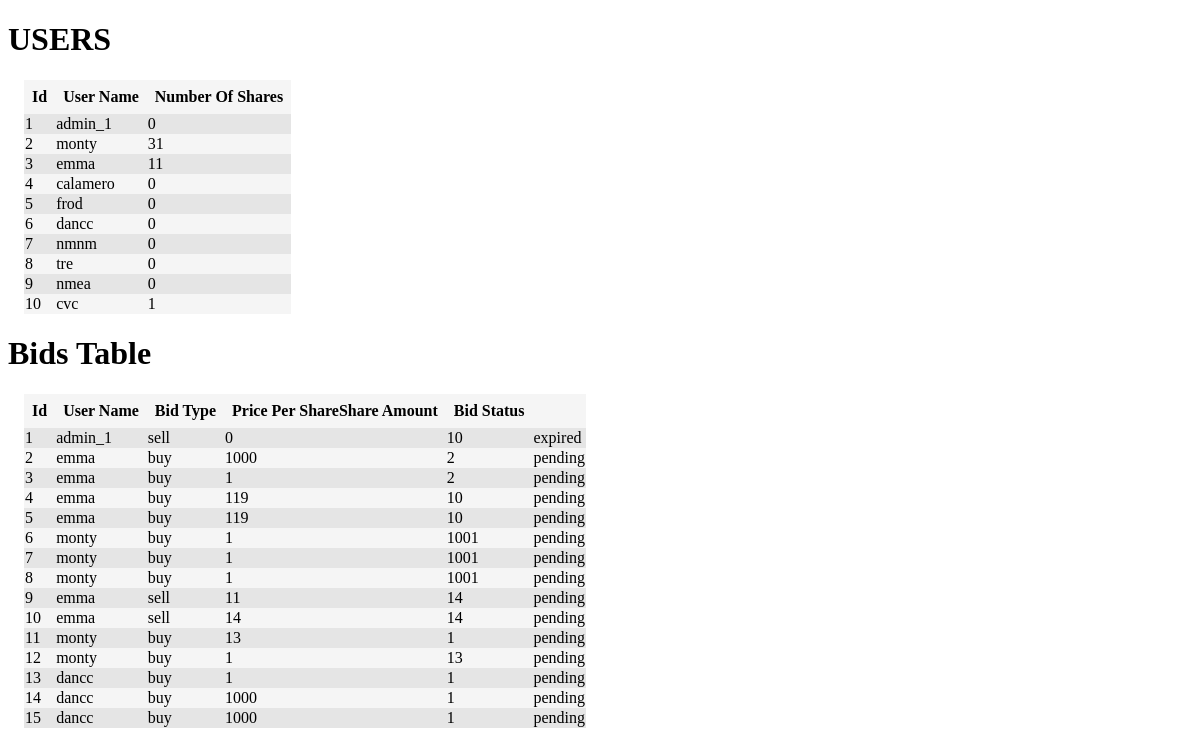
/table, run on an earlier commit of the app's database.
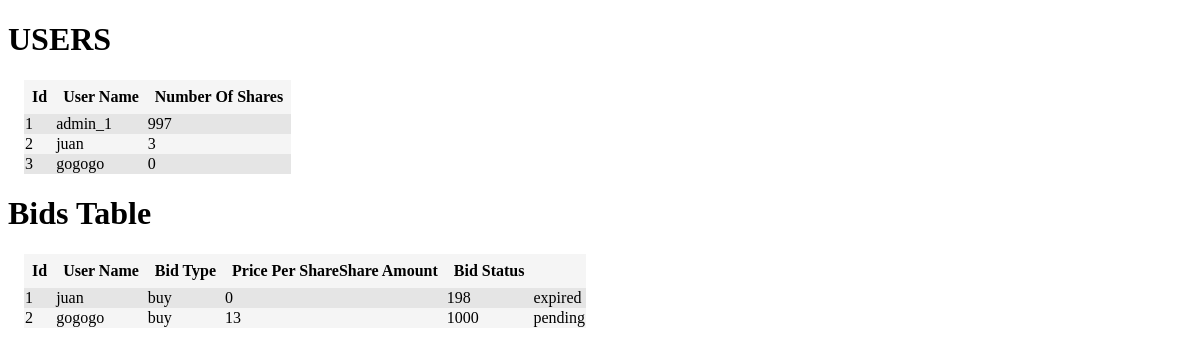
And on a later commit of the database.
### app.py (models this page shows, shortened)
class Users(db.Model):
    id = db.Column(db.Integer, primary_key=True)
    user_name = db.Column(db.String(80), unique=True, nullable=False)
    number_of_shares = db.Column(db.Integer())

class TradeBids(db.Model):
    id = db.Column(db.Integer, primary_key=True)
    bid_type = db.Column(db.String(80), nullable=False)
    price_per_share = db.Column(db.Integer())
    share_amount = db.Column(db.Integer())
    trader_name = db.Column(db.String(80), nullable=False)
    bid_status = db.Column(db.String(80), nullable=False)

### app.py (the view)
@app.route('/table')
def table():
    headings = ('Id', 'User Name', 'Bid Type', 'Price Per Share' 'Share Amount', 'Bid Status')
    data = TradeBids.query.all()
    users_headings = ('Id', 'User Name', 'Number Of Shares')
    users_data = Users.query.all()
    return render_template('table.html', headings=headings, data=data, users_headings=users_headings,
                           users_data=users_data)

### templates/table.html (shortened to what this page needs)
<!DOCTYPE html>
<html lang="en">
<head>
    <link rel="stylesheet" href="/static/styles.css"/>
</head>
<body>
<h1>USERS</h1>
<table class="table">
    <tr class="table__header">
        {% for header in users_headings %}
            <th class="table__cell">{{ header }}</th>
        {% endfor %}
    </tr>
    {% for row in users_data %}
        <tr class="table__row">
            <td class="table_cell">{{ row.id }}</td>
            <td class="table_cell">{{ row.user_name }}</td>
            <td class="table_cell">{{ row.number_of_shares }}</td>
        </tr>
    {% endfor %}
</table>
<h1>Bids Table</h1>
<table class="table">
    <tr class="table__header">
        {% for header in headings %}
            <th class="table__cell">{{ header }}</th>
        {% endfor %}
    </tr>
    {% for row in data %}
        <tr class="table__row">
            <td class="table_cell">{{ row.id }}</td>
            <td class="table_cell">{{ row.trader_name }}</td>
            <td class="table_cell">{{ row.bid_type }}</td>
            <td class="table_cell">{{ row.share_amount }}</td>
            <td class="table_cell">{{ row.price_per_share }}</td>
            <td class="table_cell">{{ row.bid_status }}</td>
        </tr>
    {% endfor %}
</table>
</body>
</html>

### static/styles.css (style rules this page uses)
.table { border-spacing: 0; margin: 1rem; background-color: #f5f5f5; }
.table__row:nth-child(even) { background-color: #e5e5e5; }
.table__header { text-align: left; }
.table__cell { text-align: center; padding: 8px; }

What changed in the data, as far as the page shows it:
removed Users: id "4", user_name "calamero", number_of_shares "0"
removed Users: id "5", user_name "frod", number_of_shares "0"
removed Users: id "6", user_name "dancc", number_of_shares "0"
removed Users: id "7", user_name "nmnm", number_of_shares "0"
removed Users: id "8", user_name "tre", number_of_shares "0"
removed Users: id "9", user_name "nmea", number_of_shares "0"
removed Users: id "10", user_name "cvc", number_of_shares "1"
removed TradeBids: id "3", trader_name "emma", bid_type "buy", share_amount "1", price_per_share "2", bid_status "pending"
removed TradeBids: id "4", trader_name "emma", bid_type "buy", share_amount "119", price_per_share "10", bid_status "pending"
removed TradeBids: id "5", trader_name "emma", bid_type "buy", share_amount "119", price_per_share "10", bid_status "pending"
removed TradeBids: id "6", trader_name "monty", bid_type "buy", share_amount "1", price_per_share "1001", bid_status "pending"
removed TradeBids: id "7", trader_name "monty", bid_type "buy", share_amount "1", price_per_share "1001", bid_status "pending"
removed TradeBids: id "8", trader_name "monty", bid_type "buy", share_amount "1", price_per_share "1001", bid_status "pending"
removed TradeBids: id "9", trader_name "emma", bid_type "sell", share_amount "11", price_per_share "14", bid_status "pending"
removed TradeBids: id "10", trader_name "emma", bid_type "sell", share_amount "14", price_per_share "14", bid_status "pending"
removed TradeBids: id "11", trader_name "monty", bid_type "buy", share_amount "13", price_per_share "1", bid_status "pending"
removed TradeBids: id "12", trader_name "monty", bid_type "buy", share_amount "1", price_per_share "13", bid_status "pending"
removed TradeBids: id "13", trader_name "dancc", bid_type "buy", share_amount "1", price_per_share "1", bid_status "pending"
removed TradeBids: id "14", trader_name "dancc", bid_type "buy", share_amount "1000", price_per_share "1", bid_status "pending"
removed TradeBids: id "15", trader_name "dancc", bid_type "buy", share_amount "1000", price_per_share "1", bid_status "pending"
changed Users "admin_1": number_of_shares "0" → "997"
changed Users id 2: user_name "monty" → "juan"; number_of_shares "31" → "3"
changed Users id 3: user_name "emma" → "gogogo"; number_of_shares "11" → "0"
changed TradeBids "expired": trader_name "admin_1" → "juan"; bid_type "sell" → "buy"; price_per_share "10" → "198"
changed TradeBids "pending": trader_name "emma" → "gogogo"; share_amount "1000" → "13"; price_per_share "2" → "1000"
